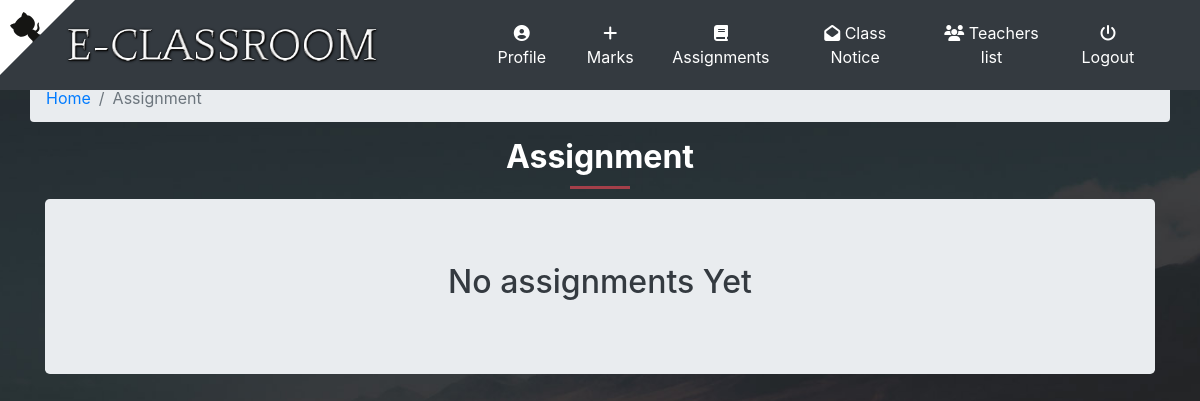
The app's page /classroom/class_assignment/ (signed in), older data.
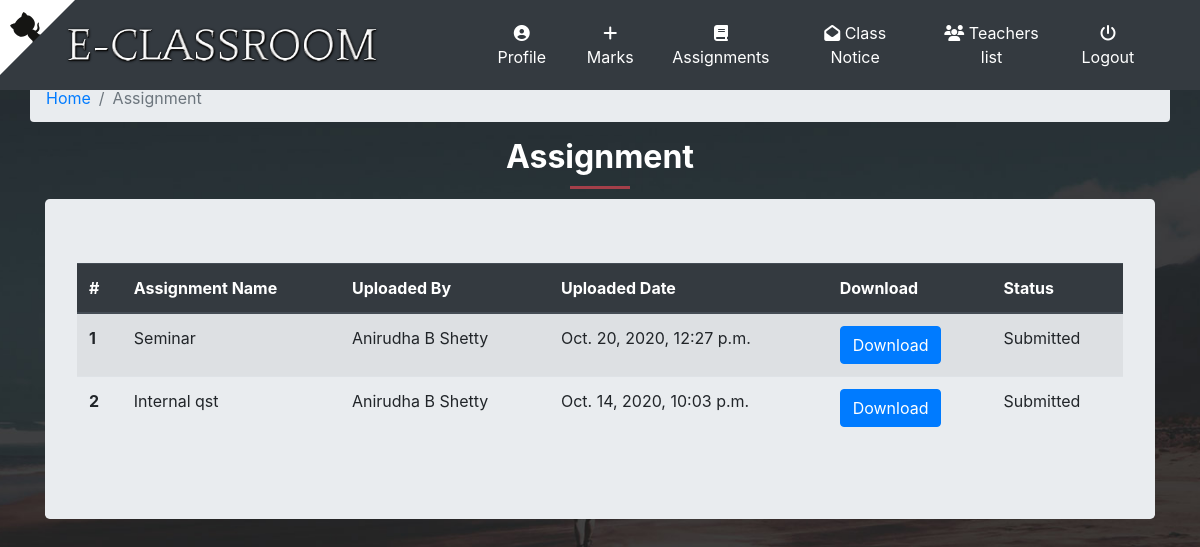
The same page, newer data.
### classroom/models.py (models this page shows, shortened)
class ClassAssignment(models.Model):
    student = models.ManyToManyField(Student,related_name='student_assignment')
    teacher = models.ForeignKey(Teacher,related_name='teacher_assignment',on_delete=models.CASCADE)
    created_at = models.DateTimeField(auto_now=True)
    assignment_name = models.CharField(max_length=250)
    assignment = models.FileField(upload_to='assignments')
    class Meta:
        ordering = ['-created_at']

class Teacher(models.Model):
    user = models.OneToOneField(User,on_delete=models.CASCADE,primary_key=True,related_name='Teacher')
    name = models.CharField(max_length=250)
    subject_name = models.CharField(max_length=250)
    email = models.EmailField(max_length=254)
    phone = models.IntegerField()
    teacher_profile_pic = models.ImageField(upload_to="classroom/teacher_profile_pic",blank=True)
    class_students = models.ManyToManyField(Student,through="StudentsInClass")
    def __str__(self):
        return self.name

### classroom/views.py (the view)
@login_required
def class_assignment(request):
    student = request.user.Student
    assignment = SubmitAssignment.objects.filter(student=student)
    assignment_list = [x.submitted_assignment for x in assignment]
    return render(request,'classroom/class_assignment.html',{'student':student,'assignment_list':assignment_list})

### template/classroom/class_assignment.html
{% extends 'classroom/base.html' %}
{% block content %}
<div class="container ">
		<div class="row">
            <ol class="col-12 breadcrumb">
                <li class="breadcrumb-item"><a href="{% url 'home' %}">Home</a></li>
                <li class="breadcrumb-item active">Assignment</li>
            </ol>
        </div>
       <div class="section-heading">
            <h2>Assignment</h2>
            <div class="line-dec"></div>
          </div>
  <div class="jumbotron ">
{% if student.student_assignment.count == 0 %}
  <h2 class="text-dark text-center">No assignments Yet</h2>
{% else %}
        <div class="row row-content">
            <div class="col-12 col-sm-12">
 <div class="table-responsive">
                    <table class="table table-striped">
    <thead class="thead-dark">
      <tr>
        <th scope="col">#</th>
        <th scope="col">Assignment Name</th>
        <th scope="col">Uploaded By</th>
        <th scope="col">Uploaded Date</th>
        <th scope="col">Download</th>
        <th scope="col">Status</th>
      </tr>
    </thead>
    <tbody>
      {% for assignment in student.student_assignment.all %}
        <tr>
          <th scope="row">{{ forloop.counter }}</th>
          <td>{{ assignment.assignment_name }}</td>
          <td>{{ assignment.teacher }}</td>
          <td>{{ assignment.created_at }}</td>
          <td><a href="{{ assignment.assignment.url }}" class="btn btn-primary" target="_blank">Download</a></td>
          {% if assignment in assignment_list %}
            <td>Submitted</td>
          {% else %}
            <td><a href="{% url 'classroom:submit_assignment' id=assignment.id %}" class="btn btn-primary">Submit</a></td>
          {% endif %}
        </tr>
      {% endfor %}
    </tbody>
  </table>
  </div>
  </div>
  </div>
{% endif %}
</div>
</div>
{% endblock %}

Row changes from the older to the newer data that the page shows:
added ClassAssignment: assignment_name "Seminar", teacher "Anirudha B Shetty", created_at "Oct. 20, 2020, 12:27 p.m.", shows "Submitted"
added ClassAssignment: assignment_name "Internal qst", teacher "Anirudha B Shetty", created_at "Oct. 14, 2020, 10:03 p.m.", shows "Submitted"
Text that changed along with them:
text no longer shown: "No assignments Yet"
text now shown: "# Assignment Name Uploaded By Uploaded Date Download Status"
